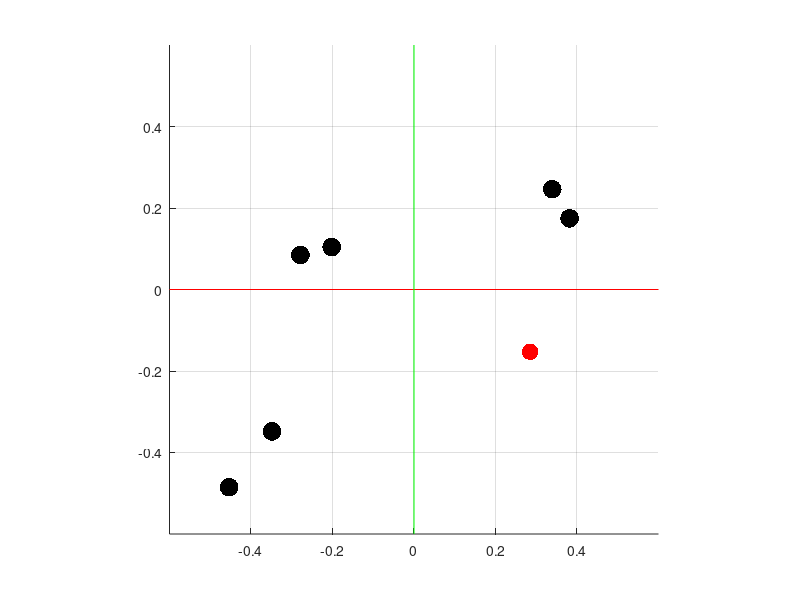

The MATLAB script that drew this image: (Note: this script raises an error after producing the figure.)
clear all; clc; close all;
%%
%Define workspace limits. All in metres. 
xrange = [-0.5, 0.5];
yrange = [-0.5, 0.5];

global cm num_modes ng nd xg xr sig delta_t conf_thresh conf_max alpha_max;

%workspace parameters
max_ng = 6;
ng = datasample(2:max_ng, 1); %spawn random number of goals. Maximum number is 6. At least 
nd = 2; %num of dimensions. by definition R^2
cm = {1,2}; %only control mode settings. 
num_modes = length(cm); %or 1 depending on whether the modes are [x, y] or [{x,y}]

%spawn random goals and random robot positions
xg = [rand(1,ng)*range(xrange) + xrange(1); rand(1,ng)*range(yrange) + yrange(1)]; %random goal positions. These will be treated as fixed parameters.
xr = [rand(1,1)*range(xrange) + xrange(1); rand(1,1)*range(yrange) + yrange(1)];
xr_true = xr; %store away random position in a variable for reuse.


%disambiguation related params
sig = 0.01; %For Fisher information
delta_t = 0.1; %For compute projections. 

%arbitrartion function parameters - Fixed parameters for shared control. 
conf_thresh = (1.2/ng);
conf_max = (1.4/ng);
alpha_max = 0.7;

%%

%% PLOT GOALS AND CURRENT ROBOT POSITION. 

figure;
scatter(xg(1,1:ng), xg(2,1:ng), 180, 'k', 'filled'); grid on; hold on;
scatter(xr(1), xr(2), 140, 'r', 'filled');
offset = [-0.1, 0.1];
line(xrange+offset, [0,0], 'Color', 'r'); %draw x and y axes.
line([0,0], yrange+offset, 'Color', 'g');
axis([xrange + offset, yrange + offset]);
axis square;

%%
intent_type = 'dft';

%%
min_ws = -0.5;
max_ws = 0.5;
num_steps = 20;
step_size = (max_ws - min_ws)/num_steps;
ax_p = (min_ws:step_size:max_ws)'; %so that it doesnt align exactly with the goals?
[X,Y] = meshgrid(ax_p);
ws_points = [X(:) Y(:)];
disamb_modes_ENT = zeros(size(ws_points, 1), 1);
disamb_modes_KL = zeros(size(ws_points, 1), 1);
pg0 = (1/ng)*ones(ng,1); %at every workspace point the starting probability distribution is uniform. 
% pg0 = rand(ng, 1); pg0 = pg0/sum(pg0);
current_optimal_mode_ENT = cm{datasample(1:num_modes, 1)};
current_optimal_mode_KL = cm{datasample(1:num_modes, 1)};
%%
for i=1:size(ws_points,1)
    xr = ws_points(i, :)';
    current_optimal_mode_ENT_index = compute_optimal_mode_ENT_R2(intent_type, xr, pg0); 
    if length(current_optimal_mode_ENT_index) > 1 %when there are equivalent modes. 
        current_optimal_mode_ENT = cm{current_optimal_mode_ENT_index(1)}; %pick the first one. 
        current_optimal_mode_ENT_index = current_optimal_mode_ENT_index(1); %update the index. 
    else
        if current_optimal_mode_ENT_index ~= -1 %if -1, don't change any mode. keep previous node. So no need to update
            current_optimal_mode_ENT = cm{current_optimal_mode_ENT_index}; 
        end
    end
    disamb_modes_ENT(i) = current_optimal_mode_ENT;
    if current_optimal_mode_ENT_index == -1
        disamb_modes_ENT(i) = 3;
    end
    
    %%KL:
    current_optimal_mode_KL_index = compute_optimal_mode_KL_R2(intent_type, xr, pg0); 
    if length(current_optimal_mode_KL_index) > 1 %when there are equivalent modes. 
        current_optimal_mode_KL = cm{current_optimal_mode_KL_index(1)}; %pick the first one. 
        current_optimal_mode_KL_index = current_optimal_mode_KL_index(1); %update the index. 
    else
        if current_optimal_mode_KL_index ~= -1 %if -1, don't change any mode. keep previous node. So no need to update
            current_optimal_mode_KL = cm{current_optimal_mode_KL_index}; 
        end
    end
    

    disamb_modes_KL(i) = current_optimal_mode_KL; 
    if current_optimal_mode_KL_index == -1
        disamb_modes_KL(i) = 3;
    end
end
%%
figure;grid on; hold on;
colors = {[1,0,0], [0,1,0], [0,0,1]};

for i=1:length(colors)
    scatter(ws_points(disamb_modes_ENT == i, 1), ws_points(disamb_modes_ENT == i, 2), 70, colors{i}, 'filled'); hold on;
end
scatter(xg(1,1:ng), xg(2,1:ng), 180, 'k', 'filled');
% xrange = [-5.5,5.5]; %set axis limits
% yrange = [-5.5,5.5];
line(xrange, [0,0], 'Color', 'r'); %draw x and y axes.
line([0,0], yrange, 'Color', 'g');
axis([xrange, yrange]);
legend('Mode 1', 'Mode 2', 'Equivalent');
axis square;
xlabel('Spatial X'); ylabel('Spatial Y'); title('Best Disamb Control Modes');
title('ENTROPY BASED METRIC')

%%
figure;grid on; hold on;
colors = {[1,0,0], [0,1,0], [0,0,1]};

for i=1:length(colors)
    scatter(ws_points(disamb_modes_KL == i, 1), ws_points(disamb_modes_KL == i, 2), 70, colors{i}, 'filled'); hold on;
end
scatter(xg(1,1:ng), xg(2,1:ng), 180, 'k', 'filled');
% xrange = [-5.5,5.5]; %set axis limits
% yrange = [-5.5,5.5];
line(xrange, [0,0], 'Color', 'r'); %draw x and y axes.
line([0,0], yrange, 'Color', 'g');
axis([xrange, yrange]);
legend('Mode 1', 'Mode 2', 'Equivalent');
axis square;
xlabel('Spatial X'); ylabel('Spatial Y'); title('Best Disamb Control Modes');
title('KL BASED METRIC')
